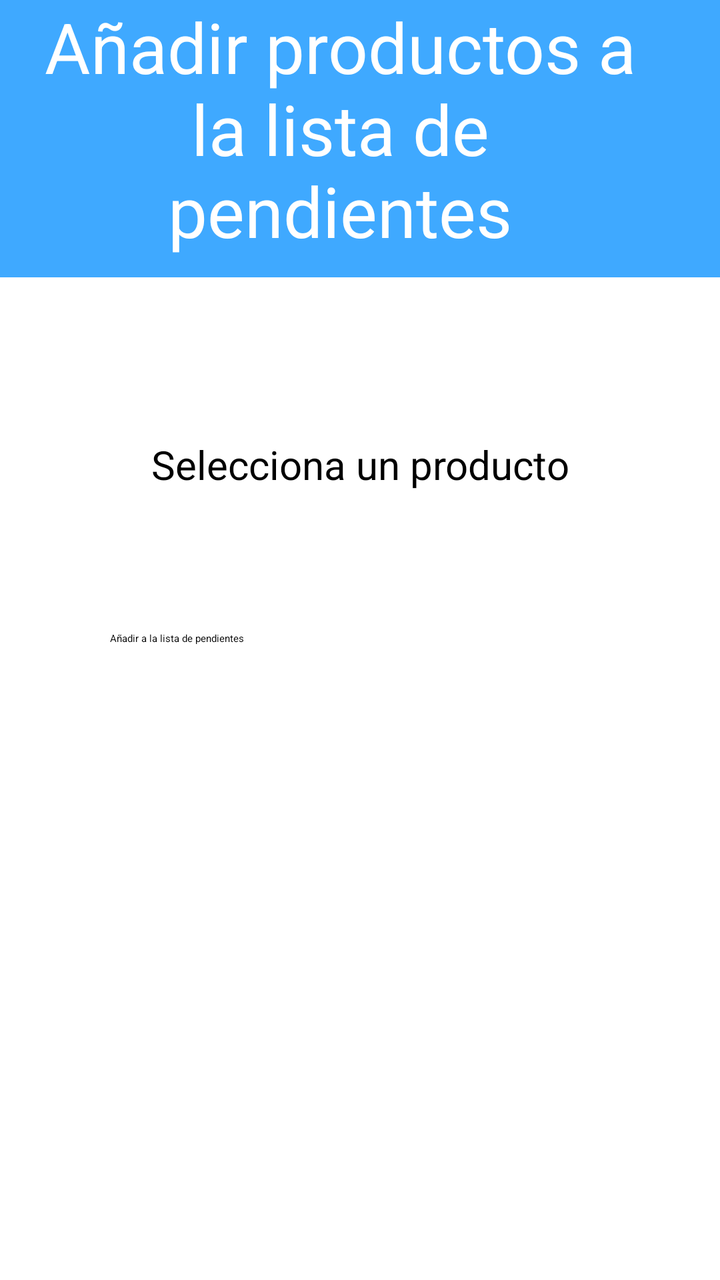
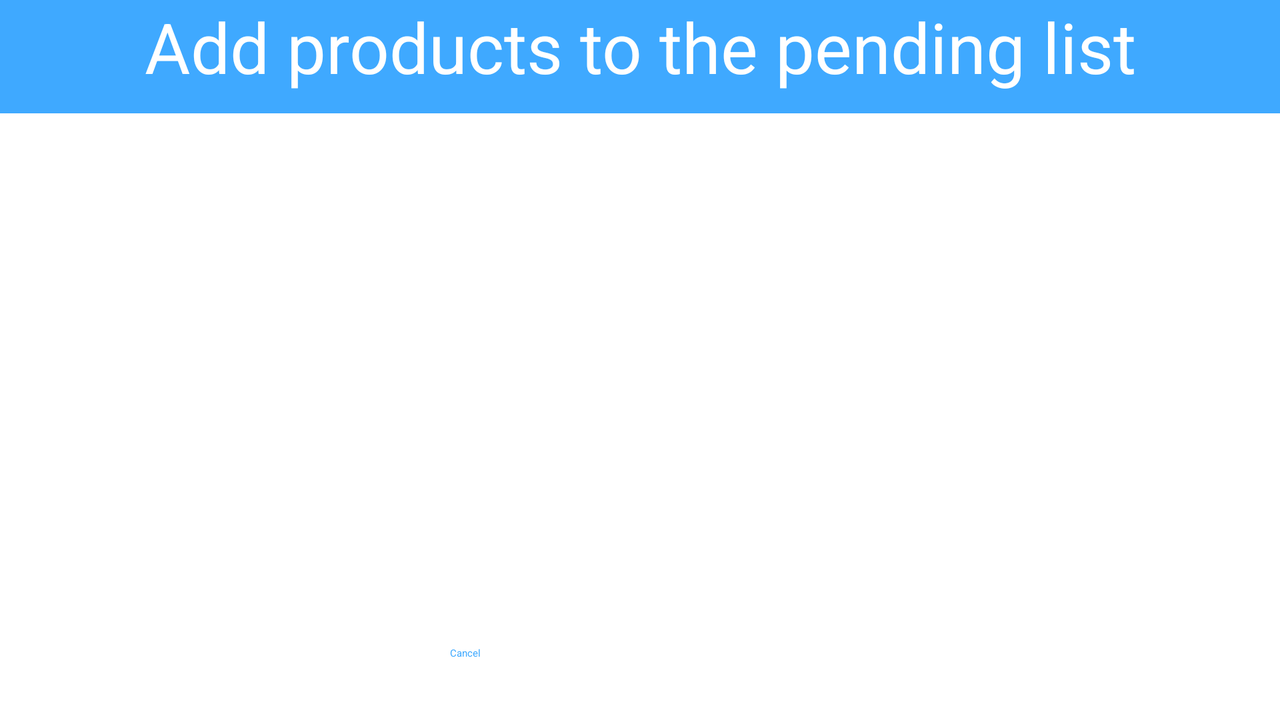

An Android layout and its configuration variant, each rendered on a device that would load it. The default file and the variant file are quoted in full after the pictures.
<!-- AndroidManifest.xml: application theme Theme.IShoppingList -->
<!-- res/layout/activity_add_products_to_pending_list.xml -->
<?xml version="1.0" encoding="utf-8"?>
<androidx.constraintlayout.widget.ConstraintLayout
    xmlns:android="http://schemas.android.com/apk/res/android"
    xmlns:app="http://schemas.android.com/apk/res-auto"
    xmlns:tools="http://schemas.android.com/tools"
    xmlns:card_view="http://schemas.android.com/apk/res-auto"
    android:id="@+id/main"
    android:layout_width="match_parent"
    android:layout_height="match_parent"
    tools:context=".activities.AddProductsToPendingListActivity">

    <LinearLayout
        android:layout_width="match_parent"
        android:layout_height="match_parent"
        android:orientation="vertical"
        tools:layout_editor_absoluteX="1dp"
        tools:layout_editor_absoluteY="1dp">

    <LinearLayout
        android:layout_width="match_parent"
        android:layout_height="wrap_content"
        android:paddingBottom="10dp"
        android:background="#3FA9FF"
        android:orientation="horizontal">

        <ImageButton
            android:id="@+id/btnBack"
            android:layout_width="wrap_content"
            android:layout_height="match_parent"
            android:layout_marginLeft="10dp"
            android:background="#3FA9FF"
            card_view:srcCompat="@mipmap/back_button_icon" />

        <TextView
            android:id="@+id/tvTitle"
            android:layout_width="wrap_content"
            android:layout_height="wrap_content"
            android:layout_marginRight="30dp"
            android:layout_weight="1"
            android:text="Añadir productos a la lista de pendientes"
            android:textAlignment="center"
            android:textColor="@color/white"
            android:textSize="35sp" />
    </LinearLayout>

        <TextView
            android:id="@+id/tvTitleDurationTime"
            android:layout_width="match_parent"
            android:layout_height="wrap_content"
            android:layout_marginTop="80dp"
            android:layout_marginBottom="10dp"
            android:textAlignment="center"
            android:textSize="20sp"
            android:textColor="@color/black"
            android:text="Selecciona un producto" />


        <Spinner
            android:id="@+id/spinnerProducts"
            android:layout_width="wrap_content"
            android:layout_height="wrap_content"
            android:layout_gravity="center"
            android:layout_marginTop="10dp"
            android:spinnerMode="dialog" />

        <Button
            android:id="@+id/button"
            android:layout_width="250dp"
            android:layout_height="wrap_content"
            android:text="Añadir a la lista de pendientes"
            android:layout_gravity="center"
            android:layout_marginTop="50dp"
            android:backgroundTint="#3FA9FF"
            />


    </LinearLayout>
</androidx.constraintlayout.widget.ConstraintLayout>
<!-- resources referenced by this layout -->
<resources>
  <color name="black">#FF000000</color>
  <color name="white">#FFFFFFFF</color>
  <!-- mipmap back_button_icon: png bitmap (mipmap-hdpi, 961 bytes) -->
  <!-- from res/values-v23/ -->
  <style name="Theme.IShoppingList" parent="Base.Theme.IShoppingList">
          
          <item name="android:navigationBarColor">@android:color/transparent</item>
          <item name="android:statusBarColor">@android:color/transparent</item>
          <item name="android:windowLightStatusBar">?attr/isLightTheme</item>
      </style>
</resources>
<!-- res/layout-land/activity_add_products_to_pending_list.xml (the author's variant of the layout above) -->
<!-- drawn on the phone turned sideways -->
<?xml version="1.0" encoding="utf-8"?>
<androidx.constraintlayout.widget.ConstraintLayout
    xmlns:android="http://schemas.android.com/apk/res/android"
    xmlns:app="http://schemas.android.com/apk/res-auto"
    xmlns:tools="http://schemas.android.com/tools"
    xmlns:card_view="http://schemas.android.com/apk/res-auto"
    android:id="@+id/main"
    android:layout_width="match_parent"
    android:layout_height="match_parent"
    tools:context=".activities.AddProductsToPendingListActivity">

    <LinearLayout
        android:id="@+id/linearLayout3"
        android:layout_width="match_parent"
        android:layout_height="wrap_content"
        android:background="#3FA9FF"
        android:orientation="horizontal"
        android:paddingBottom="10dp"
        app:layout_constraintEnd_toEndOf="parent"
        app:layout_constraintStart_toStartOf="parent"
        app:layout_constraintTop_toTopOf="parent">

        <TextView
            android:id="@+id/tvTitle"
            android:layout_width="wrap_content"
            android:layout_height="wrap_content"
            android:layout_weight="1"
            android:text="Add products to the pending list"
            android:textAlignment="center"
            android:textColor="@color/white"
            android:textSize="35sp" />
    </LinearLayout>

    <LinearLayout
        android:layout_width="match_parent"
        android:layout_height="wrap_content"
        android:gravity="center"
        android:orientation="vertical"
        app:layout_constraintBottom_toTopOf="@+id/linearLayout5"
        app:layout_constraintEnd_toEndOf="parent"
        app:layout_constraintStart_toStartOf="parent"
        app:layout_constraintTop_toBottomOf="@+id/linearLayout3">

        <TextView
            android:id="@+id/tvMessage"
            android:layout_width="match_parent"
            android:layout_height="wrap_content"
            android:layout_gravity="center"
            android:text="There are no products available to move to the pending list. Please add more products to the system"
            android:textAlignment="center"
            android:textColor="@color/black"
            android:textSize="20sp"
            android:visibility="gone" />

        <TextView
            android:id="@+id/tvTitleSelectProduct"
            android:layout_width="match_parent"
            android:layout_height="wrap_content"
            android:layout_marginTop="150dp"
            android:layout_marginBottom="10dp"
            android:text="Select a product"
            android:textAlignment="center"
            android:textColor="@color/black"
            android:textSize="20sp"
            android:visibility="gone" />


        <Spinner
            android:id="@+id/spinnerProducts"
            android:layout_width="wrap_content"
            android:layout_height="wrap_content"
            android:layout_gravity="center"
            android:layout_marginTop="10dp"
            android:layout_marginBottom="150dp"
            android:spinnerMode="dialog"
            android:visibility="gone" />

    </LinearLayout>

    <LinearLayout
        android:id="@+id/linearLayout5"
        android:layout_width="wrap_content"
        android:layout_height="wrap_content"
        android:layout_marginBottom="30dp"
        android:orientation="horizontal"
        app:layout_constraintBottom_toBottomOf="parent"
        app:layout_constraintEnd_toEndOf="parent"
        app:layout_constraintStart_toStartOf="parent">

        <Button
            android:id="@+id/btnCancel"
            style="?attr/materialButtonOutlinedStyle"
            android:layout_width="180dp"
            android:layout_height="wrap_content"
            android:layout_marginRight="10dp"
            android:text="Cancel"
            android:textColor="#3FA9FF"
            app:strokeColor="#3FA9FF" />

        <Button
            android:id="@+id/btnInsert"
            android:layout_width="180dp"
            android:layout_height="wrap_content"
            android:layout_marginLeft="10dp"
            android:backgroundTint="#3FA9FF"
            android:text="Insert product"
            android:visibility="gone" />

    </LinearLayout>

</androidx.constraintlayout.widget.ConstraintLayout>
<!-- resources referenced by the variant -->
<!-- as the phone turned sideways resolves them -->
<resources>
  <color name="black">#FF000000</color>
  <color name="white">#FFFFFFFF</color>
  <!-- from res/values-v23/ -->
  <style name="Theme.IShoppingList" parent="Base.Theme.IShoppingList">
          
          <item name="android:navigationBarColor">@android:color/transparent</item>
          <item name="android:statusBarColor">@android:color/transparent</item>
          <item name="android:windowLightStatusBar">?attr/isLightTheme</item>
      </style>
</resources>
